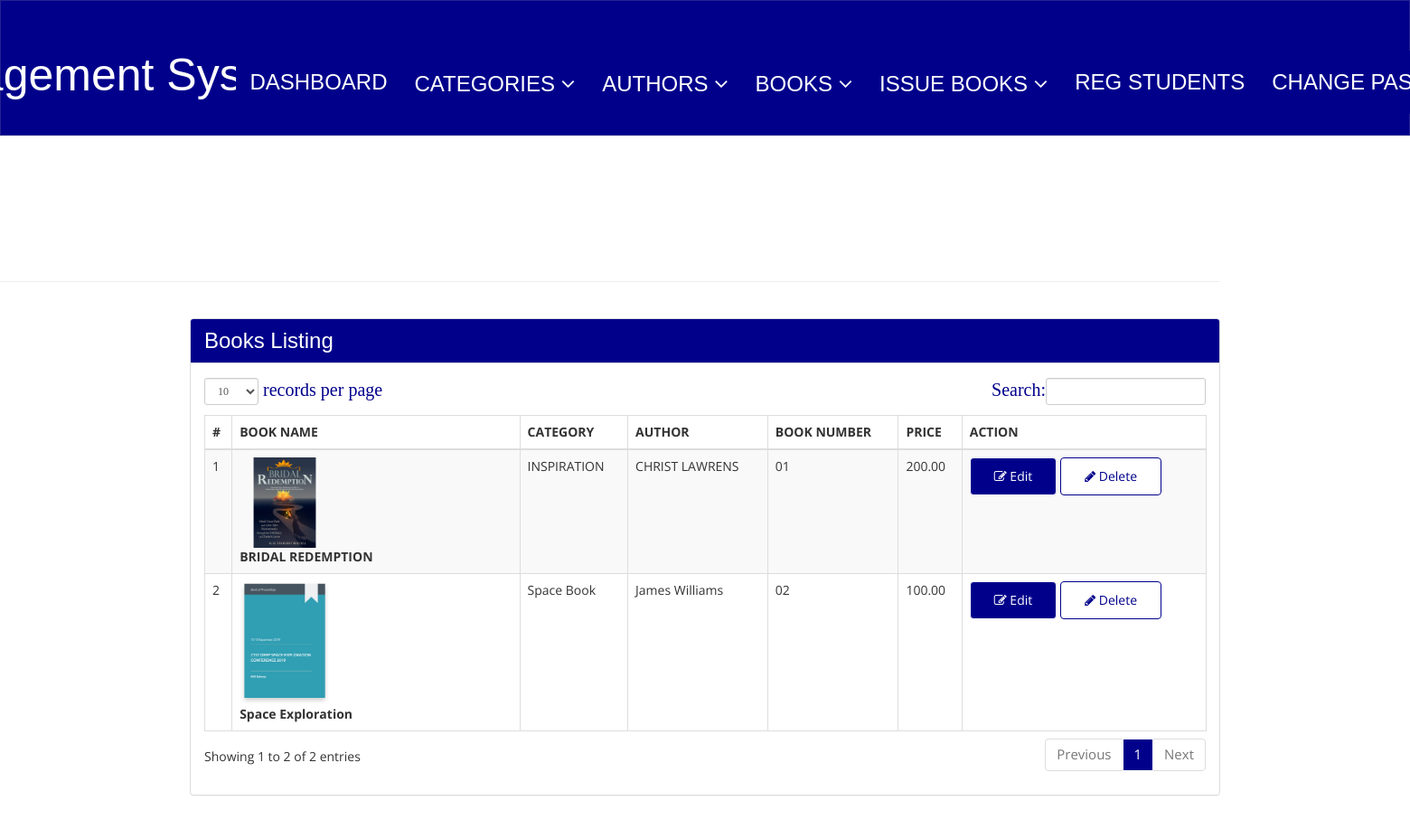
The app's page /admin/manage-books.php (signed in) with its own data.
### tables this page shows
CREATE TABLE `tblbooks` (
  `id` int(11) NOT NULL,
  `BookName` varchar(255) DEFAULT NULL,
  `CatId` int(11) DEFAULT NULL,
  `AuthorId` int(11) DEFAULT NULL,
  `ISBNNumber` varchar(25) DEFAULT NULL,
  `BookPrice` decimal(10,2) DEFAULT NULL,
  `bookImage` varchar(250) NOT NULL,
  `isIssued` int(1) DEFAULT NULL,
  `RegDate` timestamp NULL DEFAULT current_timestamp(),
  `UpdationDate` timestamp NULL DEFAULT NULL ON UPDATE current_timestamp()
);

CREATE TABLE `tblcategory` (
  `id` int(11) NOT NULL,
  `CategoryName` varchar(150) DEFAULT NULL,
  `Status` int(1) DEFAULT NULL,
  `CreationDate` timestamp NULL DEFAULT current_timestamp(),
  `UpdationDate` timestamp NULL DEFAULT '0000-00-00 00:00:00' ON UPDATE current_timestamp()
);

CREATE TABLE `tblauthors` (
  `id` int(11) NOT NULL,
  `AuthorName` varchar(159) DEFAULT NULL,
  `creationDate` timestamp NULL DEFAULT current_timestamp(),
  `UpdationDate` timestamp NULL DEFAULT NULL ON UPDATE current_timestamp()
);

### admin/manage-books.php (the view, shortened to what this page needs)
<?php
include('includes/config.php');
if(strlen($_SESSION['alogin'])==0)
    {
header('location:index.php');
}
else{
    ?>
<!DOCTYPE html>
<html xmlns="http://www.w3.org/1999/xhtml">
<head>
    <link href="assets/css/bootstrap.css" rel="stylesheet" />
    <link href="assets/css/font-awesome.css" rel="stylesheet" />
    <link href="assets/js/dataTables/dataTables.bootstrap.css" rel="stylesheet" />
    <link href="assets/css/style.css" rel="stylesheet" />
</head>
<body>
<?php include('includes/header.php');?>
    <div class="content-wrapper">
         <div class="container">
        <div class="row pad-botm">
            <div class="col-md-12">
                <h4 class="header-line">MANAGE BOOKS</h4>
    </div>
        </div>
            <div class="row">
                <div class="col-md-12">
                    <div class="panel panel-default">
                        <div class="panel-heading">
                           Books Listing
                        </div>
                        <div class="panel-body">
                            <div class="table-responsive">
                                <table class="table table-striped table-bordered table-hover" id="dataTables-example">
                                    <thead>
                                        <tr>
                                            <th>#</th>
                                            <th>BOOK NAME</th>
                                            <th>CATEGORY</th>
                                            <th>AUTHOR</th>
                                            <th>BOOK NUMBER</th>
                                            <th>PRICE</th>
                                            <th>ACTION</th>
                                        </tr>
                                    </thead>
                                    <tbody>
<?php $sql = "SELECT tblbooks.BookName,tblcategory.CategoryName,tblauthors.AuthorName,tblbooks.ISBNNumber,tblbooks.BookPrice,tblbooks.id as bookid,tblbooks.bookImage from  tblbooks join tblcategory on tblcategory.id=tblbooks.CatId join tblauthors on tblauthors.id=tblbooks.AuthorId";
$query = $dbh -> prepare($sql);
$query->execute();
$results=$query->fetchAll(PDO::FETCH_OBJ);
$cnt=1;
if($query->rowCount() > 0)
{
foreach($results as $result)
{               ?>
                                        <tr class="odd gradeX">
                                            <td class="center"><?php echo htmlentities($cnt);?></td>
                                            <td class="center" width="300">
<img src="bookimg/<?php echo htmlentities($result->bookImage);?>" width="100">
                                                <br /><b><?php echo htmlentities($result->BookName);?></b></td>
                                            <td class="center"><?php echo htmlentities($result->CategoryName);?></td>
                                            <td class="center"><?php echo htmlentities($result->AuthorName);?></td>
                                            <td class="center"><?php echo htmlentities($result->ISBNNumber);?></td>
                                            <td class="center"><?php echo htmlentities($result->BookPrice);?></td>
                                            <td class="center">
                                            <a href="edit-book.php?bookid=<?php echo htmlentities($result->bookid);?>"><button class="btn btn-primary"><i class="fa fa-edit "></i> Edit</button>
                                          <a href="manage-books.php?del=<?php echo htmlentities($result->bookid);?>" onclick="return confirm('Are you sure you want to delete?');"" >  <button class="btn btn-danger"><i class="fa fa-pencil"></i> Delete</button>
                                            </td>
                                        </tr>
 <?php $cnt=$cnt+1;}} ?>
                                    </tbody>
                                </table>
                            </div>
                        </div>
                    </div>
                </div>
            </div>
    </div>
    </div>
</body>
</html>
<?php } ?>

### admin/includes/header.php (shortened to what this page needs)
<div class="navbar navbar-inverse set-radius-zero" >
        <div class="container">
            <div class="navbar-header">
                <a class="navbar-brand">
                <h4>Library Management Systems</h4>
                </a>
            </div>
        </div>
    </div>
    <section class="menu-section">
        <div class="container">
            <div class="row ">
                <div class="col-md-12">
                    <div class="navbar-collapse collapse ">
                        <ul id="menu-top" class="nav navbar-nav navbar-right">
                            <li><a href="dashboard.php" class="menu-top">DASHBOARD</a></li>
                            <li>
                                <a href="#" class="dropdown-toggle" id="ddlmenuItem" data-toggle="dropdown"> Categories <i class="fa fa-angle-down"></i></a>
                            </li>
                            <li>
                                <a href="#" class="dropdown-toggle" id="ddlmenuItem" data-toggle="dropdown"> Authors <i class="fa fa-angle-down"></i></a>
                            </li>
 <li>
                                <a href="#" class="dropdown-toggle" id="ddlmenuItem" data-toggle="dropdown"> Books <i class="fa fa-angle-down"></i></a>
                            </li>
                           <li>
                                <a href="#" class="dropdown-toggle" id="ddlmenuItem" data-toggle="dropdown"> Issue Books <i class="fa fa-angle-down"></i></a>
                            </li>
                             <li><a href="reg-students.php">Reg Students</a></li>
  <li><a href="change-password.php">Change Password</a></li>
                        </ul>
                    </div>
                </div>
            </div>
        </div>
    </section>

### admin/assets/css/style.css (style rules this page uses)
.set-radius-zero { border-radius:0px; -moz-border-radius:0px; -webkit-border-radius:0px; }
.content-wrapper { margin-top: 40px; min-height:800px; padding-bottom:90px; }
.header-line { font-weight:900; padding-bottom:25px; border-bottom:1px solid #eeeeee; text-transform:uppercase; }
.pad-botm { padding-bottom:30px; }
#menu-top a { font-size: 24px; background-color: darkblue; color:rgb(255, 255, 255); font-family: Impact, Haettenschweiler, 'Arial Narrow Bold', sans-serif; text-decoration:none; font-weight:500; padding: 25px 15px 25px 15px; text-transform:uppercase; cursor: pointer; transition: background-color 0.5s, color 0.5s; }
.menu-section { background-color: #f7f7f7; width:100% }
.navbar-inverse { background-color: darkblue; border-color: rgba(155, 153, 153, 0.23); }
.navbar { min-height: 150px; margin-bottom: 0px; }

### records on screen
tblbooks: bookImage (picture), BookName "BRIDAL REDEMPTION", tblcategory.CategoryName "INSPIRATION", AuthorId.AuthorName "CHRIST LAWRENS", ISBNNumber "01", BookPrice "200.00"
tblbooks: bookImage (picture), BookName "Space Exploration", tblcategory.CategoryName "Space Book", AuthorId.AuthorName "James Williams", ISBNNumber "02", BookPrice "100.00"
